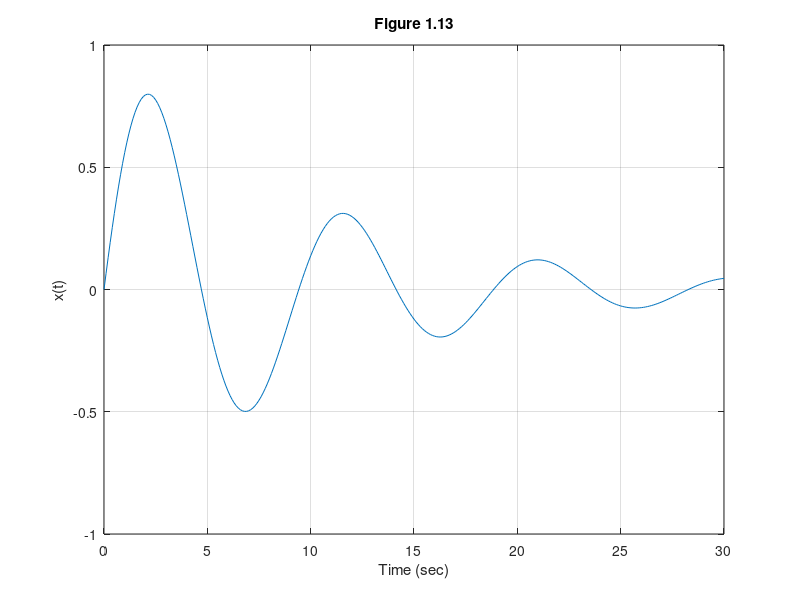

The MATLAB script that drew this image:
% Figure 1.13
%  gives example of a continuous-time signal
t=0:0.1:30;
x = exp(-.1*t).*sin(2/3*t);
plot(t,x)
grid
axis([0 30 -1 1]);
ylabel('x(t)')
xlabel('Time (sec)')
title('Figure 1.13')